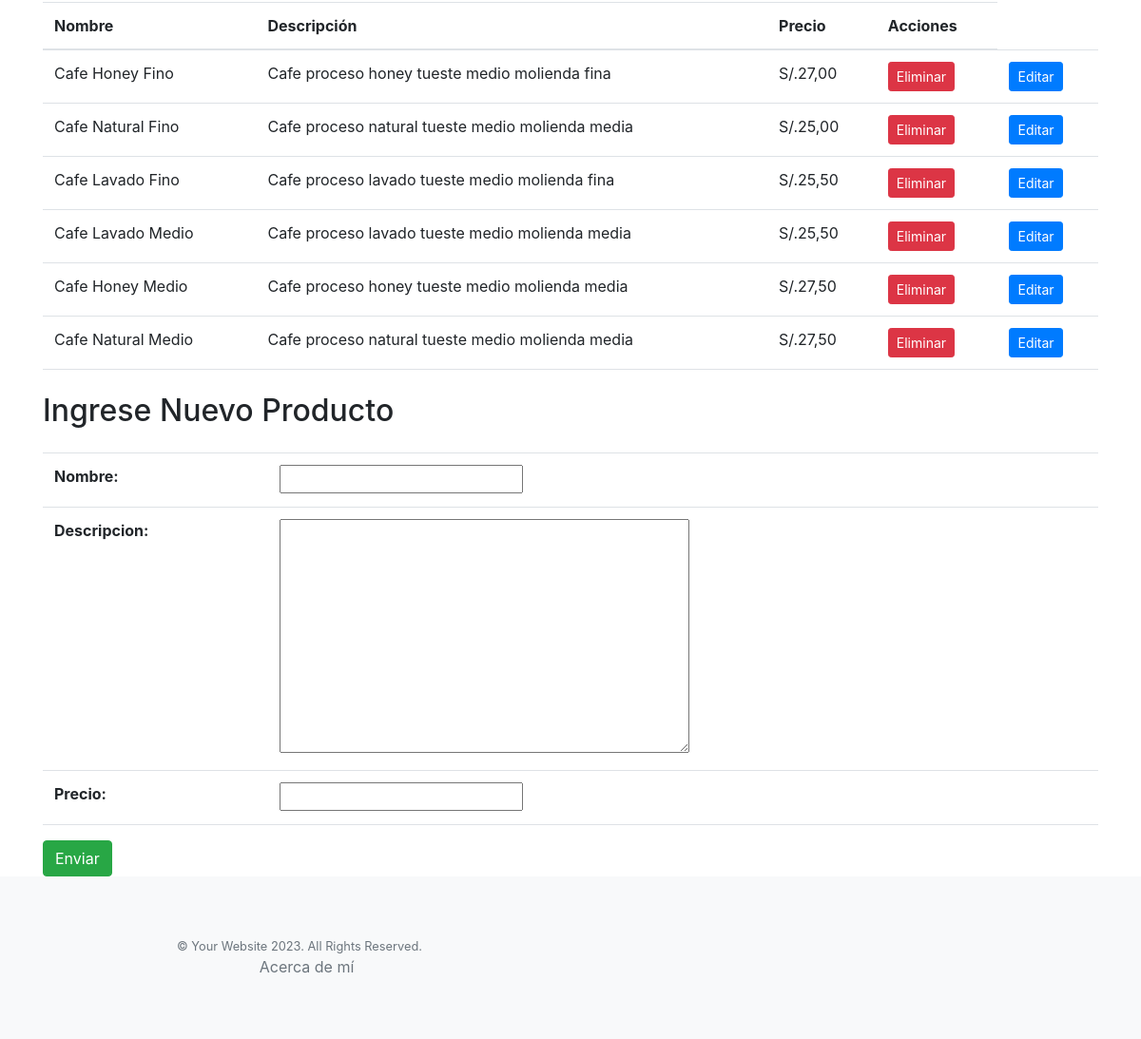
/productos/ (signed in, lower part), run on an earlier commit of the app's database.
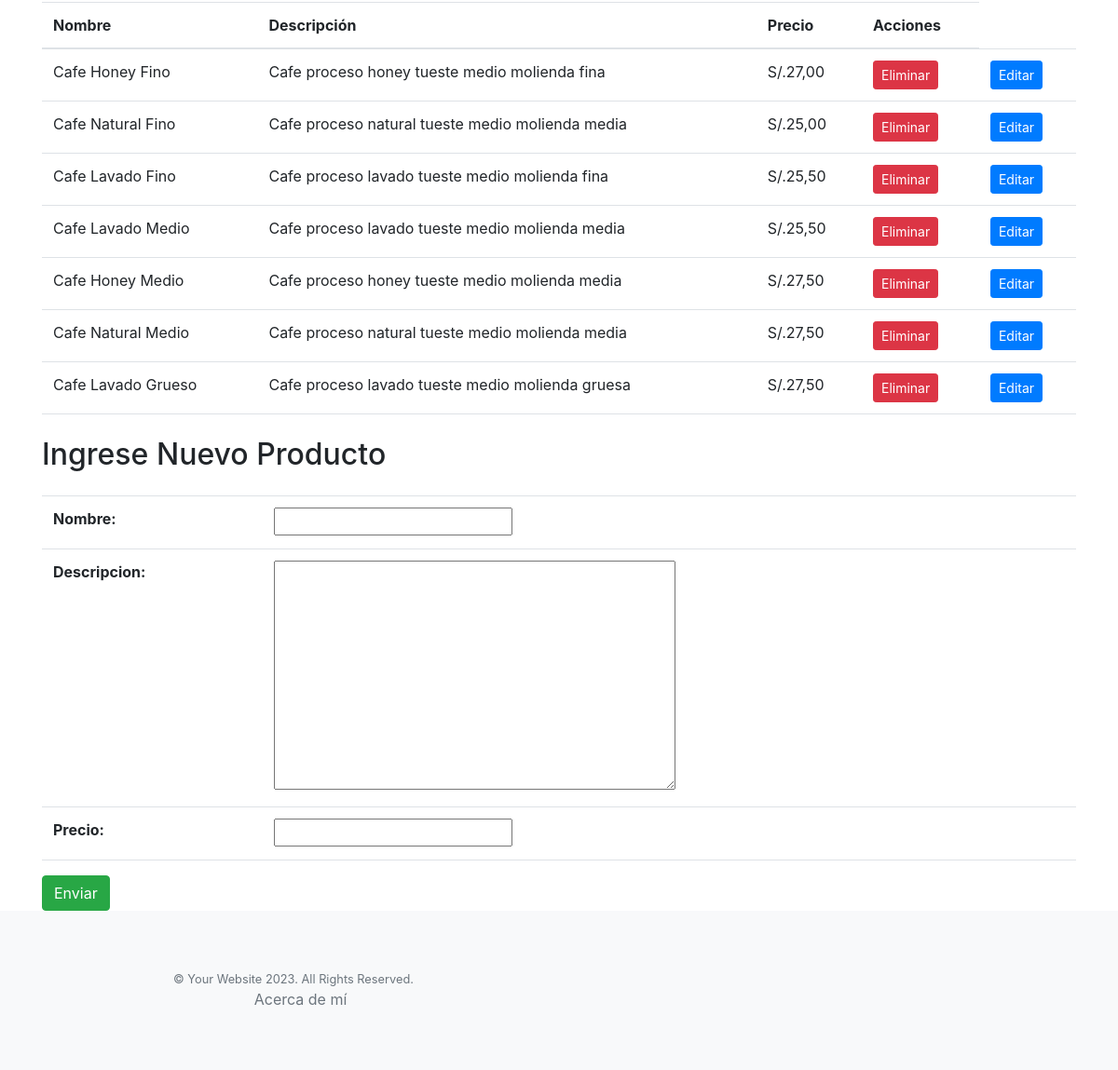
And on a later commit of the database.
### coffee_app/models.py (models this page shows, shortened)
class Producto(models.Model):
    nombre = models.CharField(max_length=100)
    descripcion = models.TextField()
    precio = models.DecimalField(max_digits=10, decimal_places=2)

### coffee_app/views.py (the view)
# urls.py: path('productos/', views.form_productos, name='productos'),
def form_productos(request):
    productos = Producto.objects.all()
    if request.method =='POST':
        formproducto=ProductoForm(request.POST) #aca llega la info al HTML
        print(formproducto)
        if formproducto.is_valid():
            formproducto.save()  # Guarda los datos del formulario en la base de datos
            return redirect('productos')
    else:
        formproducto=ProductoForm()
    return render(request, 'productos.html', {'formproducto': formproducto, 'productos':productos})

### coffee_app/forms.py
class ProductoForm(forms.ModelForm):
    class Meta:
        model = Producto
        fields = '__all__'

### coffee_app/templates/productos.html (shortened to what this page needs)
{% extends 'base.html' %}
{% load static %}
{% block contenidoquecambia %}
  {% block content %}
    <div class="container mt-4">
      <table class="table">
        <thead>
          <tr>
            <th>Nombre</th>
            <th>Descripción</th>
            <th>Precio</th>
            {% if user.is_authenticated %}
              <th>Acciones</th>
            {% endif %}
          </tr>
        </thead>
        <tbody>
          {% for pro in productos %}
            <tr>
              <td>{{ pro.nombre }}</td>
              <td>{{ pro.descripcion }}</td>
              <td>S/.{{ pro.precio }}</td>
              {% if user.is_authenticated %}
                <td>
                  <form method="post" action="{% url 'eliminar_producto' pro.id %}">
                    <button type="submit" class="btn btn-danger btn-sm">Eliminar</button>
                  </form>
                </td>
                <td>
                  <a href="{% url 'editar_producto' pro.id %}" class="btn btn-primary btn-sm">Editar</a>
                </td>
              {% endif %}
            </tr>
          {% endfor %}
        </tbody>
      </table>
    </div>
  {% endblock %}
  {% block title2 %}
    <div class="container mt-4">
      <h2>Ingrese Nuevo Producto</h2>
    </div>
  {% endblock title2 %}
  {% block content2 %}
    <div class="container mt-4">
      <form action="/productos/" method="post">
        <table class="table">
          {{ formproducto.as_table }}
        </table>
        <button type="submit" class="btn btn-success">Enviar</button>
      </form>
    </div>
  {% endblock content2 %}
{% endblock contenidoquecambia %}

What changed in the data, as far as the page shows it:
added Producto: nombre "Cafe Lavado Grueso", descripcion "Cafe proceso lavado tueste medio molienda gruesa", precio "27,50"
